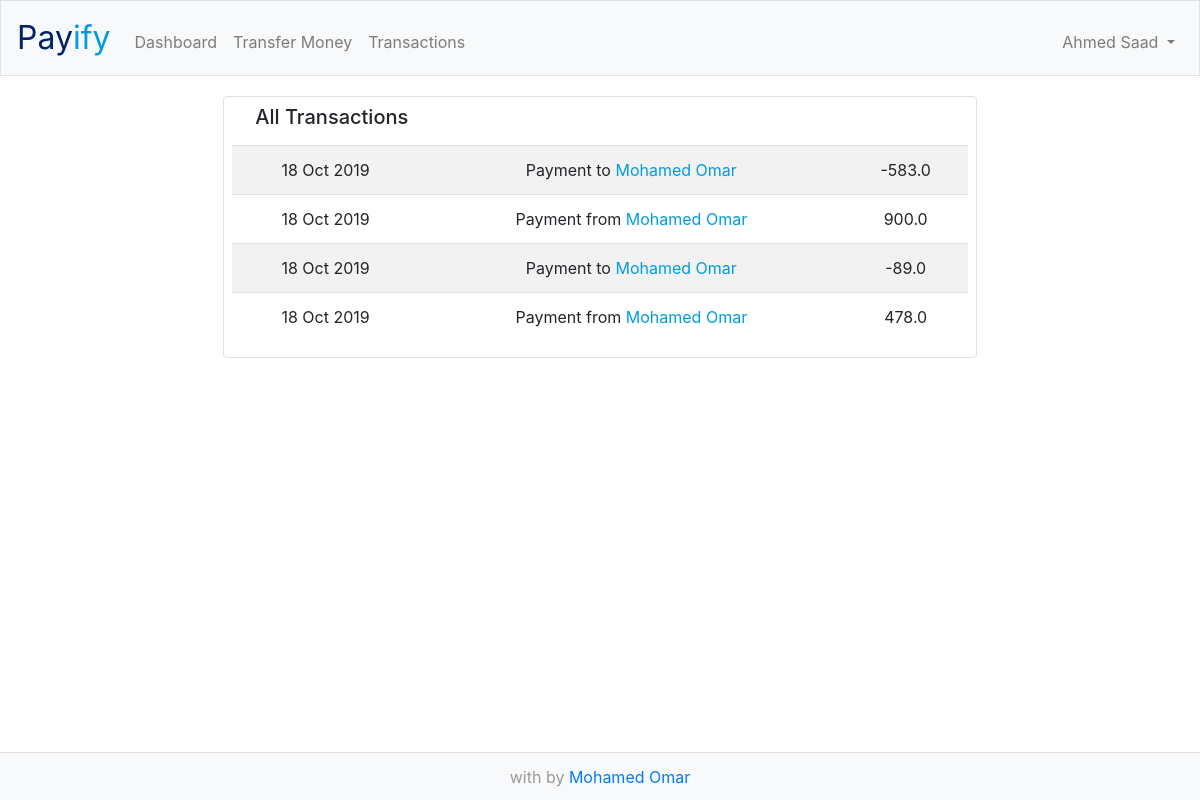
The app's page /transactions (signed in) with its own data.
### tables this page shows
CREATE TABLE 'users' ('id' integer PRIMARY KEY AUTOINCREMENT NOT NULL, 'email' text NOT NULL, 'hash' text NOT NULL, 'first' varchar(255) NOT NULL, 'last' varchar(255) NOT NULL, 'cash' real NOT NULL DEFAULT 5000.00 );

CREATE TABLE 'trans' ('id' integer NOT NULL, 'user2id' integer NOT NULL, 'type' varchar(4) NOT NULL,'gross' real NOT NULL,'fee' real NOT NULL,'netcash' real NOT NULL, 'date' date NOT NULL , 'time' time NOT NULL , 'transid'  INTEGER PRIMARY KEY NOT NULL  );

### app.py (the view)
@app.route("/transactions")
@login_required
def transactions():
    user = db.execute("SELECT first, last FROM users WHERE id = :userid", userid=session["user_id"])
    trans1 = db.execute("SELECT first, last, date, type, gross, transid FROM trans INNER JOIN users ON trans.user2id = users.id WHERE trans.id  = :userid",
                        userid=session["user_id"])
    trans = trans1[::-1]
    return render_template("transactions.html", user=user, trans=trans)

### app.py (called while the page is built)
@app.after_request
def after_request(response):
    response.headers["Cache-Control"] = "no-cache, no-store, must-revalidate"
    response.headers["Expires"] = 0
    response.headers["Pragma"] = "no-cache"
    return response

### helpers.py (called while the page is built)
def login_required(f):
    @wraps(f)
    def decorated_function(*args, **kwargs):
        if session.get("user_id") is None:
            return redirect("/home")
        return f(*args, **kwargs)
    return decorated_function

### templates/transactions.html (shortened to what this page needs)
{% extends "layout.html" %}
{% block name %}
    {{ user[0]["first"] }} {{ user[0]["last"] }}
{% endblock %}
{% block main %}
<div class="row justify-content-center">
    <div style="padding: 0;" class="col-md-8">
        <div style="padding: 0px 8px 0px 8px;" class="border rounded content-box">
            <h5 style="text-align: left; padding: 8px 0px 0px 23px" class="mb-3">All Transactions</h5>
            <table class="table table-striped table-hover">
            <tbody>
                {% for row in trans %}
                    <tr class='clickable-row' data-href="payment?id=" data-name="{{ row.transid }}" >
                        <td>{{ row["date"] }}</td>
                        <td>Payment {{ row["type"] }} <span style="text-transform: capitalize;" class="lblue">{{ row["first"] }} {{ row["last"] }}</span></td>
                        <td>{{ row["gross"] }}</td>
                    </tr>
                {% endfor %}
            </tbody>
        </table>
    </div>
</div>
{% endblock %}

### static/styles.css (style rules this page uses)
.lblue { color: #009CDE; }

### records on screen
users: first "Ahmed", last "Saad"
trans: date "18 Oct 2019", type "to", first "Mohamed", last "Omar", gross "-583.0"
trans: date "18 Oct 2019", type "from", first "Mohamed", last "Omar", gross "900.0"
trans: date "18 Oct 2019", type "to", first "Mohamed", last "Omar", gross "-89.0"
trans: date "18 Oct 2019", type "from", first "Mohamed", last "Omar", gross "478.0"
